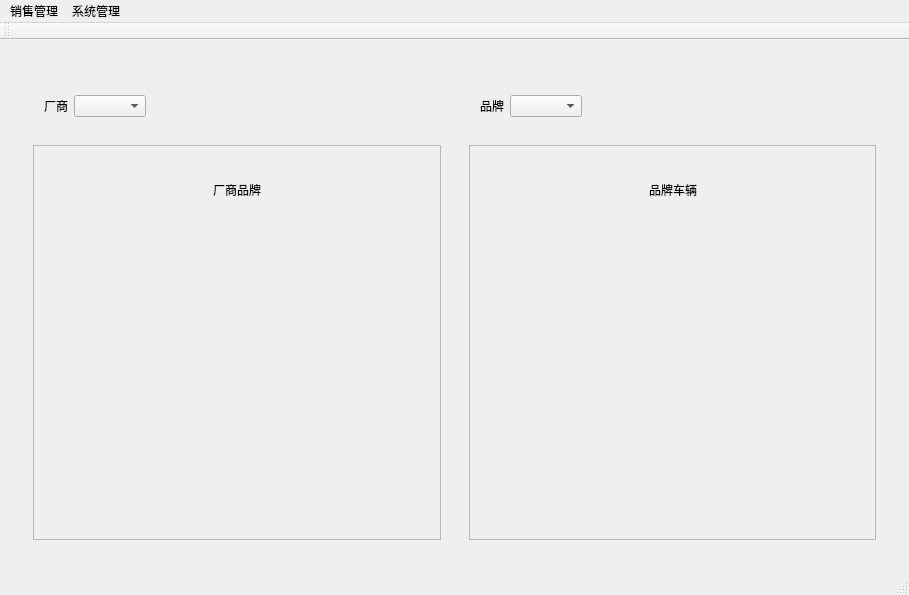
<?xml version="1.0" encoding="UTF-8"?>
<ui version="4.0">
 <class>MainWindow</class>
 <widget class="QMainWindow" name="MainWindow">
  <property name="geometry">
   <rect>
    <x>0</x>
    <y>0</y>
    <width>909</width>
    <height>595</height>
   </rect>
  </property>
  <property name="windowTitle">
   <string>MainWindow</string>
  </property>
  <widget class="QWidget" name="centralWidget">
   <layout class="QHBoxLayout" name="horizontalLayout_10">
    <item>
     <widget class="QStackedWidget" name="stackedWidget">
      <property name="currentIndex">
       <number>1</number>
      </property>
      <widget class="QWidget" name="page">
       <layout class="QVBoxLayout" name="verticalLayout_2">
        <item>
         <widget class="QWidget" name="widget" native="true">
          <layout class="QHBoxLayout" name="horizontalLayout">
           <property name="leftMargin">
            <number>0</number>
           </property>
           <property name="topMargin">
            <number>0</number>
           </property>
           <property name="rightMargin">
            <number>0</number>
           </property>
           <property name="bottomMargin">
            <number>0</number>
           </property>
           <item>
            <spacer name="horizontalSpacer">
             <property name="orientation">
              <enum>Qt::Horizontal</enum>
             </property>
             <property name="sizeHint" stdset="0">
              <size>
               <width>374</width>
               <height>20</height>
              </size>
             </property>
            </spacer>
           </item>
           <item>
            <widget class="QLabel" name="label">
             <property name="font">
              <font>
               <pointsize>20</pointsize>
              </font>
             </property>
             <property name="text">
              <string>车辆管理</string>
             </property>
            </widget>
           </item>
           <item>
            <spacer name="horizontalSpacer_2">
             <property name="orientation">
              <enum>Qt::Horizontal</enum>
             </property>
             <property name="sizeHint" stdset="0">
              <size>
               <width>373</width>
               <height>20</height>
              </size>
             </property>
            </spacer>
           </item>
          </layout>
         </widget>
        </item>
        <item>
         <widget class="QWidget" name="widget_2" native="true">
          <layout class="QHBoxLayout" name="horizontalLayout_2">
           <item>
            <widget class="QToolBox" name="toolBox">
             <property name="currentIndex">
              <number>0</number>
             </property>
             <widget class="QWidget" name="page_3">
              <property name="geometry">
               <rect>
                <x>0</x>
                <y>0</y>
                <width>431</width>
                <height>353</height>
               </rect>
              </property>
              <attribute name="label">
               <string>出售车辆</string>
              </attribute>
              <layout class="QGridLayout" name="gridLayout">
               <item row="5" column="0" colspan="2">
                <widget class="QLabel" name="label_9">
                 <property name="text">
                  <string>金额</string>
                 </property>
                </widget>
               </item>
               <item row="2" column="0" colspan="2">
                <widget class="QLabel" name="label_3">
                 <property name="text">
                  <string>品牌</string>
                 </property>
                </widget>
               </item>
               <item row="3" column="0" colspan="2">
                <widget class="QLabel" name="label_4">
                 <property name="text">
                  <string>价格</string>
                 </property>
                </widget>
               </item>
               <item row="4" column="0" colspan="2">
                <widget class="QLabel" name="label_6">
                 <property name="text">
                  <string>数量</string>
                 </property>
                </widget>
               </item>
               <item row="0" column="1" colspan="2">
                <widget class="QComboBox" name="factory"/>
               </item>
               <item row="3" column="2">
                <widget class="QWidget" name="widget_3" native="true">
                 <layout class="QHBoxLayout" name="horizontalLayout_3">
                  <item>
                   <widget class="QLineEdit" name="price"/>
                  </item>
                  <item>
                   <widget class="QLabel" name="label_5">
                    <property name="text">
                     <string>万</string>
                    </property>
                   </widget>
                  </item>
                 </layout>
                </widget>
               </item>
               <item row="6" column="0" colspan="3">
                <widget class="QWidget" name="widget_6" native="true">
                 <layout class="QHBoxLayout" name="horizontalLayout_6">
                  <item>
                   <spacer name="horizontalSpacer_3">
                    <property name="orientation">
                     <enum>Qt::Horizontal</enum>
                    </property>
                    <property name="sizeHint" stdset="0">
                     <size>
                      <width>107</width>
                      <height>20</height>
                     </size>
                    </property>
                   </spacer>
                  </item>
                  <item>
                   <widget class="QPushButton" name="ok">
                    <property name="text">
                     <string>确定</string>
                    </property>
                   </widget>
                  </item>
                  <item>
                   <widget class="QPushButton" name="cancel">
                    <property name="text">
                     <string>取消</string>
                    </property>
                   </widget>
                  </item>
                  <item>
                   <spacer name="horizontalSpacer_4">
                    <property name="orientation">
                     <enum>Qt::Horizontal</enum>
                    </property>
                    <property name="sizeHint" stdset="0">
                     <size>
                      <width>107</width>
                      <height>20</height>
                     </size>
                    </property>
                   </spacer>
                  </item>
                 </layout>
                </widget>
               </item>
               <item row="4" column="2">
                <widget class="QWidget" name="widget_4" native="true">
                 <layout class="QHBoxLayout" name="horizontalLayout_4">
                  <item>
                   <widget class="QSpinBox" name="num"/>
                  </item>
                  <item>
                   <spacer name="horizontalSpacer_5">
                    <property name="orientation">
                     <enum>Qt::Horizontal</enum>
                    </property>
                    <property name="sizeHint" stdset="0">
                     <size>
                      <width>145</width>
                      <height>20</height>
                     </size>
                    </property>
                   </spacer>
                  </item>
                  <item>
                   <widget class="QLabel" name="label_7">
                    <property name="text">
                     <string>剩余数量：</string>
                    </property>
                   </widget>
                  </item>
                  <item>
                   <widget class="QLabel" name="last">
                    <property name="text">
                     <string>TextLabel</string>
                    </property>
                   </widget>
                  </item>
                 </layout>
                </widget>
               </item>
               <item row="0" column="0">
                <widget class="QLabel" name="label_2">
                 <property name="text">
                  <string>厂商</string>
                 </property>
                </widget>
               </item>
               <item row="5" column="2">
                <widget class="QWidget" name="widget_5" native="true">
                 <layout class="QHBoxLayout" name="horizontalLayout_5">
                  <item>
                   <widget class="QLineEdit" name="sum_price"/>
                  </item>
                  <item>
                   <widget class="QLabel" name="label_10">
                    <property name="text">
                     <string>万</string>
                    </property>
                   </widget>
                  </item>
                 </layout>
                </widget>
               </item>
               <item row="2" column="2">
                <widget class="QComboBox" name="brand"/>
               </item>
              </layout>
             </widget>
             <widget class="QWidget" name="page_4">
              <property name="geometry">
               <rect>
                <x>0</x>
                <y>0</y>
                <width>425</width>
                <height>353</height>
               </rect>
              </property>
              <attribute name="label">
               <string>新车入库</string>
              </attribute>
              <layout class="QVBoxLayout" name="verticalLayout_3">
               <item>
                <widget class="QTableView" name="tableView"/>
               </item>
               <item>
                <widget class="QWidget" name="widget_7" native="true">
                 <layout class="QHBoxLayout" name="horizontalLayout_7">
                  <item>
                   <spacer name="horizontalSpacer_6">
                    <property name="orientation">
                     <enum>Qt::Horizontal</enum>
                    </property>
                    <property name="sizeHint" stdset="0">
                     <size>
                      <width>103</width>
                      <height>20</height>
                     </size>
                    </property>
                   </spacer>
                  </item>
                  <item>
                   <widget class="QPushButton" name="commit">
                    <property name="text">
                     <string>提交</string>
                    </property>
                   </widget>
                  </item>
                  <item>
                   <widget class="QPushButton" name="revert">
                    <property name="text">
                     <string>取消</string>
                    </property>
                   </widget>
                  </item>
                  <item>
                   <spacer name="horizontalSpacer_7">
                    <property name="orientation">
                     <enum>Qt::Horizontal</enum>
                    </property>
                    <property name="sizeHint" stdset="0">
                     <size>
                      <width>102</width>
                      <height>20</height>
                     </size>
                    </property>
                   </spacer>
                  </item>
                 </layout>
                </widget>
               </item>
              </layout>
             </widget>
            </widget>
           </item>
           <item>
            <widget class="QListWidget" name="listWidget"/>
           </item>
          </layout>
         </widget>
        </item>
       </layout>
      </widget>
      <widget class="QWidget" name="page_2">
       <layout class="QHBoxLayout" name="horizontalLayout_13">
        <item>
         <widget class="QWidget" name="widget_8" native="true">
          <layout class="QVBoxLayout" name="verticalLayout_5">
           <item>
            <widget class="QWidget" name="widget_9" native="true">
             <property name="maximumSize">
              <size>
               <width>16777215</width>
               <height>66</height>
              </size>
             </property>
             <layout class="QHBoxLayout" name="horizontalLayout_8">
              <item>
               <widget class="QLabel" name="label_8">
                <property name="text">
                 <string>厂商</string>
                </property>
               </widget>
              </item>
              <item>
               <widget class="QComboBox" name="changshang"/>
              </item>
              <item>
               <spacer name="horizontalSpacer_8">
                <property name="orientation">
                 <enum>Qt::Horizontal</enum>
                </property>
                <property name="sizeHint" stdset="0">
                 <size>
                  <width>267</width>
                  <height>20</height>
                 </size>
                </property>
               </spacer>
              </item>
             </layout>
            </widget>
           </item>
           <item>
            <widget class="QFrame" name="frame">
             <property name="frameShape">
              <enum>QFrame::StyledPanel</enum>
             </property>
             <property name="frameShadow">
              <enum>QFrame::Raised</enum>
             </property>
             <layout class="QVBoxLayout" name="verticalLayout">
              <item>
               <widget class="QWidget" name="widget_10" native="true">
                <property name="maximumSize">
                 <size>
                  <width>16777215</width>
                  <height>66</height>
                 </size>
                </property>
                <layout class="QHBoxLayout" name="horizontalLayout_9">
                 <item>
                  <spacer name="horizontalSpacer_9">
                   <property name="orientation">
                    <enum>Qt::Horizontal</enum>
                   </property>
                   <property name="sizeHint" stdset="0">
                    <size>
                     <width>150</width>
                     <height>20</height>
                    </size>
                   </property>
                  </spacer>
                 </item>
                 <item>
                  <widget class="QLabel" name="label_11">
                   <property name="text">
                    <string>厂商品牌</string>
                   </property>
                  </widget>
                 </item>
                 <item>
                  <spacer name="horizontalSpacer_10">
                   <property name="orientation">
                    <enum>Qt::Horizontal</enum>
                   </property>
                   <property name="sizeHint" stdset="0">
                    <size>
                     <width>150</width>
                     <height>20</height>
                    </size>
                   </property>
                  </spacer>
                 </item>
                </layout>
               </widget>
              </item>
              <item>
               <widget class="Histogram" name="wg_histogram" native="true"/>
              </item>
             </layout>
            </widget>
           </item>
          </layout>
         </widget>
        </item>
        <item>
         <widget class="QWidget" name="widget_12" native="true">
          <layout class="QVBoxLayout" name="verticalLayout_6">
           <item>
            <widget class="QWidget" name="widget_13" native="true">
             <property name="maximumSize">
              <size>
               <width>16777215</width>
               <height>66</height>
              </size>
             </property>
             <layout class="QHBoxLayout" name="horizontalLayout_11">
              <item>
               <widget class="QLabel" name="label_12">
                <property name="text">
                 <string>品牌</string>
                </property>
               </widget>
              </item>
              <item>
               <widget class="QComboBox" name="pinpai"/>
              </item>
              <item>
               <spacer name="horizontalSpacer_11">
                <property name="orientation">
                 <enum>Qt::Horizontal</enum>
                </property>
                <property name="sizeHint" stdset="0">
                 <size>
                  <width>47</width>
                  <height>20</height>
                 </size>
                </property>
               </spacer>
              </item>
             </layout>
            </widget>
           </item>
           <item>
            <widget class="QFrame" name="frame_2">
             <property name="frameShape">
              <enum>QFrame::StyledPanel</enum>
             </property>
             <property name="frameShadow">
              <enum>QFrame::Raised</enum>
             </property>
             <layout class="QVBoxLayout" name="verticalLayout_4">
              <item>
               <widget class="QWidget" name="widget_14" native="true">
                <property name="maximumSize">
                 <size>
                  <width>16777215</width>
                  <height>66</height>
                 </size>
                </property>
                <layout class="QHBoxLayout" name="horizontalLayout_12">
                 <item>
                  <spacer name="horizontalSpacer_12">
                   <property name="orientation">
                    <enum>Qt::Horizontal</enum>
                   </property>
                   <property name="sizeHint" stdset="0">
                    <size>
                     <width>40</width>
                     <height>20</height>
                    </size>
                   </property>
                  </spacer>
                 </item>
                 <item>
                  <widget class="QLabel" name="label_13">
                   <property name="text">
                    <string>品牌车辆</string>
                   </property>
                  </widget>
                 </item>
                 <item>
                  <spacer name="horizontalSpacer_13">
                   <property name="orientation">
                    <enum>Qt::Horizontal</enum>
                   </property>
                   <property name="sizeHint" stdset="0">
                    <size>
                     <width>40</width>
                     <height>20</height>
                    </size>
                   </property>
                  </spacer>
                 </item>
                </layout>
               </widget>
              </item>
              <item>
               <widget class="Pie" name="wg_pie" native="true"/>
              </item>
             </layout>
            </widget>
           </item>
          </layout>
         </widget>
        </item>
       </layout>
      </widget>
     </widget>
    </item>
   </layout>
  </widget>
  <widget class="QMenuBar" name="menuBar">
   <property name="geometry">
    <rect>
     <x>0</x>
     <y>0</y>
     <width>909</width>
     <height>28</height>
    </rect>
   </property>
   <widget class="QMenu" name="sellManager">
    <property name="title">
     <string>销售管理</string>
    </property>
    <addaction name="carManager"/>
    <addaction name="sell_count"/>
   </widget>
   <widget class="QMenu" name="sysManager">
    <property name="title">
     <string>系统管理</string>
    </property>
    <addaction name="reset_pwd"/>
    <addaction name="quit"/>
   </widget>
   <addaction name="sellManager"/>
   <addaction name="sysManager"/>
  </widget>
  <widget class="QToolBar" name="mainToolBar">
   <attribute name="toolBarArea">
    <enum>TopToolBarArea</enum>
   </attribute>
   <attribute name="toolBarBreak">
    <bool>false</bool>
   </attribute>
  </widget>
  <widget class="QStatusBar" name="statusBar"/>
  <action name="carManager">
   <property name="text">
    <string>车辆管理</string>
   </property>
  </action>
  <action name="sell_count">
   <property name="text">
    <string>销售统计</string>
   </property>
  </action>
  <action name="reset_pwd">
   <property name="text">
    <string>修改密码</string>
   </property>
  </action>
  <action name="quit">
   <property name="text">
    <string>退出</string>
   </property>
  </action>
 </widget>
 <layoutdefault spacing="6" margin="11"/>
 <customwidgets>
  <customwidget>
   <class>Histogram</class>
   <extends>QWidget</extends>
   <header>histogram.h</header>
   <container>1</container>
  </customwidget>
  <customwidget>
   <class>Pie</class>
   <extends>QWidget</extends>
   <header location="global">pie.h</header>
   <container>1</container>
  </customwidget>
 </customwidgets>
 <resources/>
 <connections/>
</ui>
